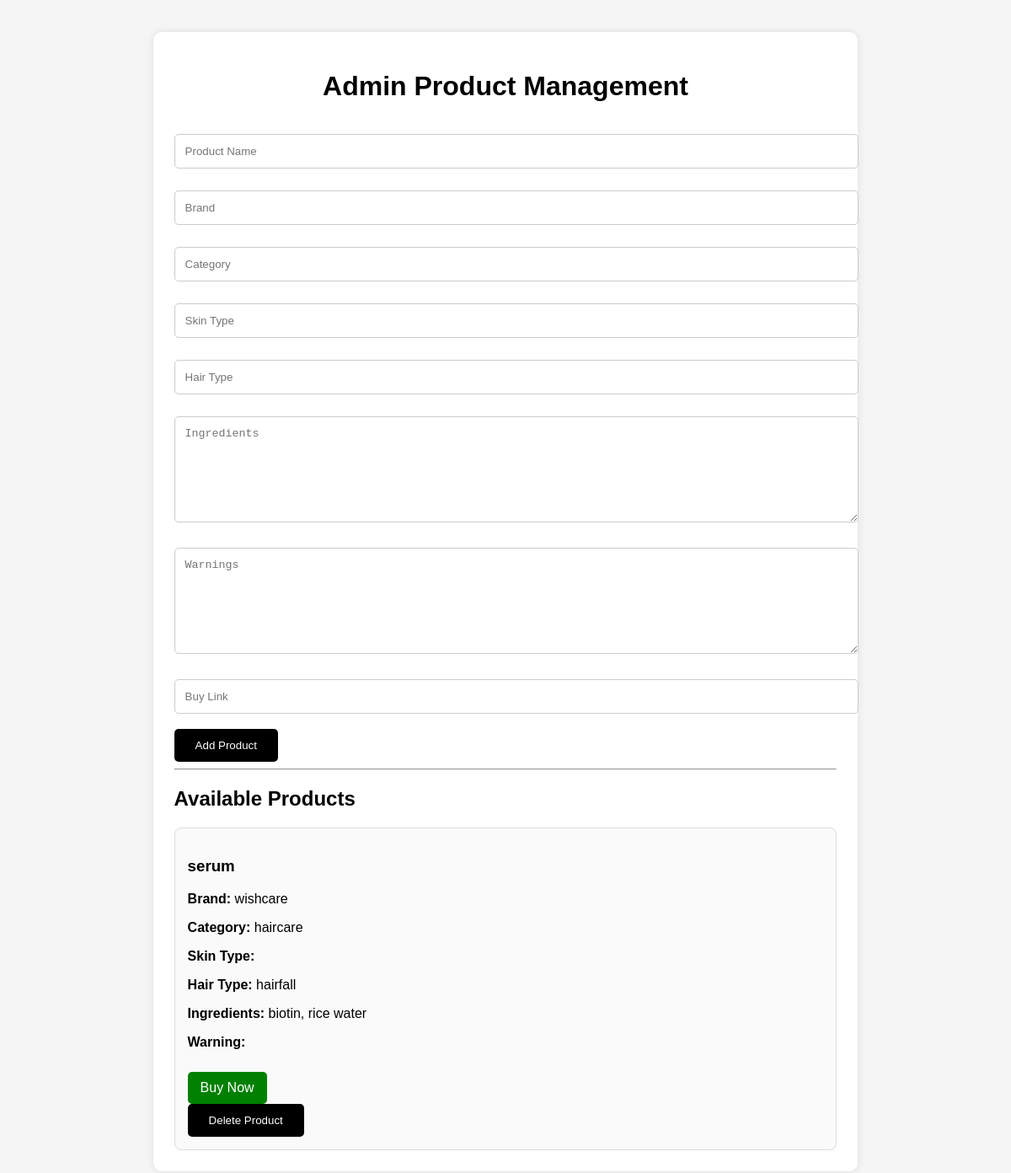
/admin/products, run on the app's committed database.
### app.py (models this page shows)
class Product(db.Model):
    id = db.Column(db.Integer, primary_key=True)
    name = db.Column(db.String(100), nullable=False)
    brand = db.Column(db.String(100))
    category = db.Column(db.String(100))
    ingredients = db.Column(db.Text)
    skin_type = db.Column(db.String(50))
    hair_type = db.Column(db.String(50))
    warning = db.Column(db.Text)
    buy_link = db.Column(db.Text)

### app.py (the view, shortened to what this page needs)
@app.route('/admin/products', methods=['GET', 'POST'])
def admin_products():
    products = Product.query.all()
    return render_template(
        'admin_products.html',
        products=products
    )

### templates/admin_products.html (shortened to what this page needs)
<!DOCTYPE html>
<html lang="en">
<head>
</head>
<body>
    <div class="container">
        <h1>Admin Product Management</h1>
        <form method="POST">
            <input type="text"
                   name="name"
                   placeholder="Product Name"
                   required>
            <input type="text"
                   name="brand"
                   placeholder="Brand">
            <input type="text"
                   name="category"
                   placeholder="Category">
            <input type="text"
                   name="skin_type"
                   placeholder="Skin Type">
            <input type="text"
                   name="hair_type"
                   placeholder="Hair Type">
            <textarea name="ingredients"
                      placeholder="Ingredients"></textarea>
            <textarea name="warning"
                      placeholder="Warnings"></textarea>
            <input type="text"
                   name="buy_link"
                   placeholder="Buy Link">
            <button type="submit">
                Add Product
            </button>
        </form>
        <hr>
        <h2>Available Products</h2>
        {% for product in products %}
        <div class="product-card">
            <h3>{{ product.name }}</h3>
            <p><strong>Brand:</strong> {{ product.brand }}</p>
            <p><strong>Category:</strong> {{ product.category }}</p>
            <p><strong>Skin Type:</strong> {{ product.skin_type }}</p>
            <p><strong>Hair Type:</strong> {{ product.hair_type }}</p>
            <p><strong>Ingredients:</strong> {{ product.ingredients }}</p>
            <p><strong>Warning:</strong> {{ product.warning }}</p>
            <a href="{{ product.buy_link }}"
               target="_blank"
               class="buy-btn">
               Buy Now
            </a>
           <form method="POST"
      action="/delete_product/{{ product.id }}">
    <button type="submit">
        Delete Product
    </button>
</form>
        </div>
        {% endfor %}
    </div>
</body>
</html>
</head>

### templates/admin_products.html (style rules this page uses)
body { font-family: Arial, sans-serif; background-color: #f5f5f5; padding: 30px; }
.container { width: 70%; margin: auto; background: white; padding: 25px; border-radius: 10px; box-shadow: 0px 0px 10px rgba(0,0,0,0.1); }
h1 { text-align: center; margin-bottom: 30px; }
input, textarea { width: 100%; padding: 12px; margin-top: 8px; margin-bottom: 18px; border: 1px solid #ccc; border-radius: 5px; }
textarea { height: 100px; }
button { background-color: black; color: white; padding: 12px 25px; border: none; border-radius: 5px; cursor: pointer; }
.product-card { background: #fafafa; padding: 15px; margin-top: 20px; border-radius: 8px; border: 1px solid #ddd; }
.buy-btn { display: inline-block; margin-top: 10px; background-color: green; color: white; padding: 10px 15px; text-decoration: none; border-radius: 5px; }

### data on the page
Product: name "serum", brand "wishcare", category "haircare", hair_type "hairfall", ingredients "biotin, rice water"
